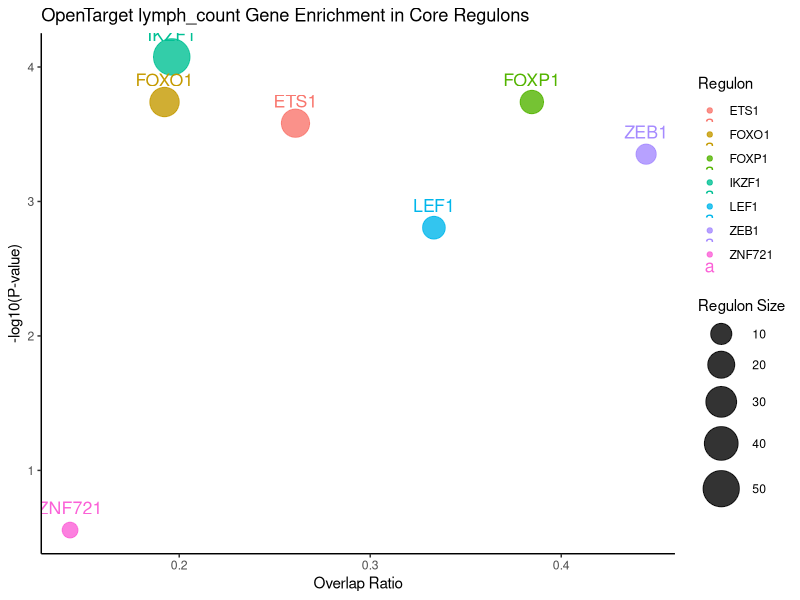
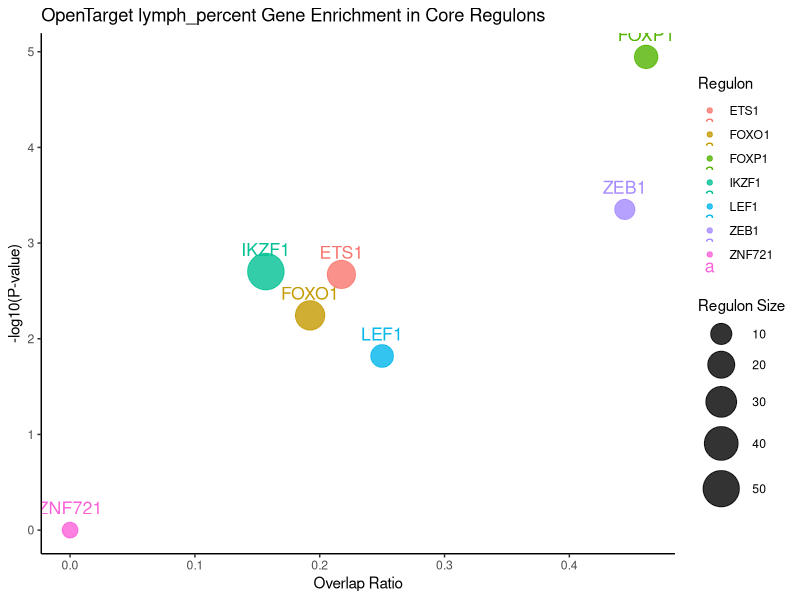

R code for these plots, in order:


library(ggplot2)

# --OpenTarget-Lymphocyte count
df <- data.frame(
  Regulon = c("ETS1", "FOXO1", "FOXP1", "IKZF1","LEF1","ZEB1","ZNF721"),
  Overlap = c(6,5,5,10,4,4,1),
  Regulon_Size = c(23, 26, 13, 51,12 ,9,7),
  Pvalue = c(0.0002617551,0.0001821074,0.0001821074,8.407115e-05,0.001566536, 0.0004449588, 0.2779678)
)

# 添加新列
df$logP <- -log10(df$Pvalue)
df$Ratio <- df$Overlap / df$Regulon_Size

# 绘图
ggplot(df, aes(x = Ratio, y = logP, size = Regulon_Size, color = Regulon)) +
  geom_point(alpha = 0.8) +
  geom_text(aes(label = Regulon), vjust = -1.2, size = 4.5) +
  #geom_hline(yintercept = -log10(0.05), linetype = "dashed", color = "red", size = 1) +
  scale_size_continuous(name = "Regulon Size", range = c(5, 12)) +
  labs(x = "Overlap Ratio", y = "-log10(P-value)",
       title = "OpenTarget lymph_count Gene Enrichment in Core Regulons") +
  theme_classic() +
  theme(legend.position = "right")




library(ggplot2)

# --OpenTarget-Lymphocyte percent
df <- data.frame(
  Regulon = c("ETS1", "FOXO1", "FOXP1", "IKZF1","LEF1","ZEB1","ZNF721"),
  Overlap = c(5,5,6,8,3,4,0),
  Regulon_Size = c(23, 26, 13, 51,12 ,9,7),
  Pvalue = c(0.002125947,0.005694227,1.132249e-05,0.001983851,0.0151365,0.0004449588, 0.999)
)

# 添加新列
df$logP <- -log10(df$Pvalue)
df$Ratio <- df$Overlap / df$Regulon_Size

# 绘图
ggplot(df, aes(x = Ratio, y = logP, size = Regulon_Size, color = Regulon)) +
  geom_point(alpha = 0.8) +
  geom_text(aes(label = Regulon), vjust = -1.2, size = 4.5) +
  #geom_hline(yintercept = -log10(0.05), linetype = "dashed", color = "red", size = 1) +
  scale_size_continuous(name = "Regulon Size", range = c(5, 12)) +
  labs(x = "Overlap Ratio", y = "-log10(P-value)",
       title = "OpenTarget lymph_percent Gene Enrichment in Core Regulons") +
  theme_classic() +
  theme(legend.position = "right")


